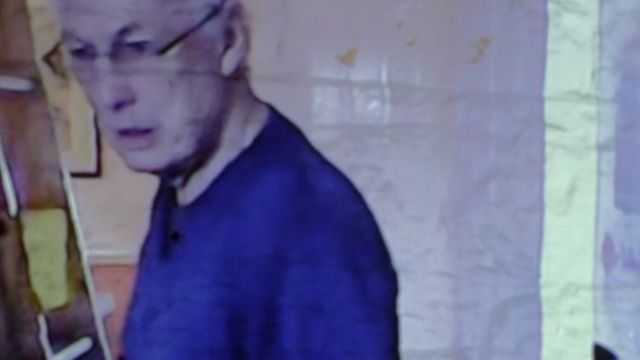
#> input picture image.jpg, 640 x 360 px
$ jupyter execute 'PDIproyectoVersión1.ipynb'
#> lines starting #> are read from the running program, lines starting #| are printed output that depends on the picture
[cell 1]
import numpy as np
from PIL import Image

def homomorphic_filter(image, filter_image):
    # Aplicar logaritmo a los píxeles de la imagen de entrada
    log_image = np.log(image)

    # Aplicar la transformada de Fourier a la imagen
    fft = np.fft.fft2(log_image)

    # Aplicar el filtro de homomorfismo
    filtered_fft = np.multiply(fft, filter_image)

    # Aplicar la transformada inversa de Fourier
    filtered_image = np.real(np.fft.ifft2(filtered_fft))

    # Aplicar exponencial a los píxeles de la imagen filtrada
    filtered_image = np.exp(filtered_image)

    # Escalar los valores a un rango de 0 a 255
    filtered_image = (filtered_image - np.min(filtered_image)) / (np.max(filtered_image) - np.min(filtered_image)) * 255

    # Convertir la imagen de vuelta a tipo entero
    filtered_image = filtered_image.astype(np.uint8)

    # Crear una imagen PIL a partir de la matriz filtrada
    filtered_image = Image.fromarray(filtered_image)

    return filtered_image

# Función auxiliar para calcular la transformada de Fourier discreta
def discrete_fourier(image, direction):
    rows, cols = len(image), len(image[0])
    result = [[0.0j] * cols for _ in range(rows)]
    for i in range(rows):
        for j in range(cols):
            sum_val = 0.0j
            for x in range(rows):
                for y in range(cols):
                    angle = direction * 2.0 * math.pi * (float(i * x) / rows + float(j * y) / cols)
                    sum_val += image[x][y] * complex(math.cos(angle), math.sin(angle))
            result[i][j] = sum_val
    return result

def line_detector_filter(image):
    # Convertir la imagen a escala de grises
    gray_image = image.convert("L")

    # Obtener dimensiones de la imagen
    width, height = gray_image.size

    # Crear una imagen vacía del mismo tamaño
    filtered_image = Image.new("L", (width, height))

    # Obtener datos de píxeles de la imagen de entrada
    pixels = gray_image.load()

    # Obtener datos de píxeles de la imagen filtrada
    filtered_pixels = filtered_image.load()

    # Máscara del filtro de detección de líneas
    mask = [[-1, -1, -1],
            [-1,  8, -1],
            [-1, -1, -1]]

    # Aplicar el filtro de detección de líneas
    for y in range(1, height-1):
        for x in range(1, width-1):
            pixel_sum = 0
            for i in range(-1, 2):
                for j in range(-1, 2):
                    pixel_sum += pixels[x+i, y+j] * mask[i+1][j+1]
            pixel_sum = max(0, min(255, pixel_sum))
            filtered_pixels[x, y] = pixel_sum

    return filtered_image


def median_filter(image, size):
    # Convertir la imagen a escala de grises
    gray_image = image.convert("L")

    # Convertir la imagen a matriz numpy
    img_array = np.array(gray_image)

    # Tamaño del filtro
    filter_size = int(size / 2)

    # Crear una matriz para almacenar los píxeles filtrados
    filtered_array = np.zeros_like(img_array)

    # Aplicar el filtro de mediana
    for i in range(filter_size, img_array.shape[0] - filter_size):
        for j in range(filter_size, img_array.shape[1] - filter_size):
            patch = img_array[i - filter_size:i + filter_size + 1, j - filter_size:j + filter_size + 1]
            filtered_array[i, j] = np.median(patch)

    # Crear una imagen PIL a partir de la matriz filtrada
    filtered_image = Image.fromarray(filtered_array)

    return filtered_image

def main():
    # Ruta de la imagen de entrada
    input_image_path = "image.jpg"

    # Cargar la imagen
    input_image = Image.open(input_image_path)
#> input_image is the input picture: PIL image 640x360 RGB; mean R, G, B 110.6, 112.2, 145.7

    # Convertir la imagen a escala de grises
    gray_image = input_image.convert("L")
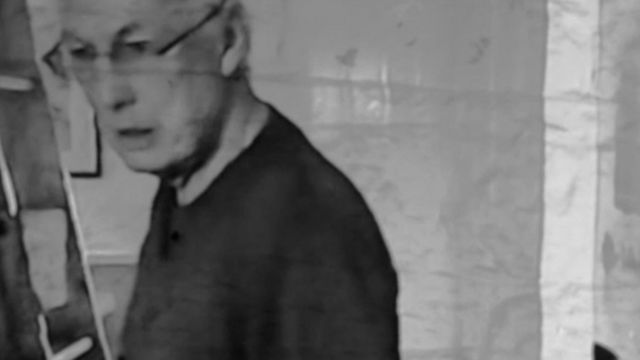
#> gray_image: PIL image 640x360 L; min 2, max 227, mean 115.6

    # Crear una imagen con el mismo tamaño y tipo de la imagen de entrada para el filtro homomórfico
    filter_image = Image.new("L", gray_image.size, 255)
#> filter_image: PIL image 640x360 L; every value is 255

    # Obtener la imagen filtrada con el filtro homomórfico
    filtered_image = homomorphic_filter(gray_image, filter_image)
#> in homomorphic_filter, `log_image = np.log(image)`:
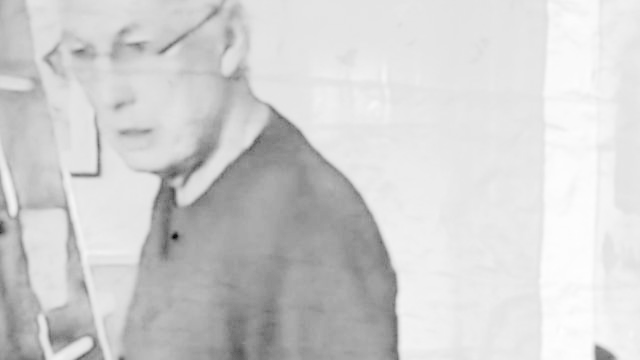
#> log_image: shape (360, 640) float16; min 0.693, max 5.43, mean 4.59; drawn with min black and max white
#> in homomorphic_filter, `filtered_image = np.exp(filtered_image)`:
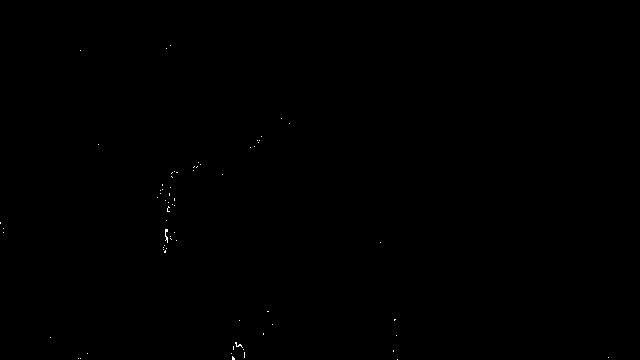
#> filtered_image: shape (360, 640) float64; 99.73% of the values are NaN or infinite; the others: min 6.11e+76, max 1.4e+307, mean inf; drawn with min black, max white, NaN and infinite black
#> in homomorphic_filter, `filtered_image = (filtered_image - np.min(filtered_image)) / (np.max(f..`: filtered_image: shape (360, 640) float64; 99.73% of the values are NaN or infinite; the others: min 0, max 0, mean 0
#> in homomorphic_filter, `filtered_image = filtered_image.astype(np.uint8)`: filtered_image: shape (360, 640); every value is 0

    # Obtener la imagen filtrada con el filtro de detección de líneas
    line_detected_image = line_detector_filter(filtered_image)

    # Obtener la imagen filtrada con el filtro de mediana (tamaño del filtro = 3)
    median_filtered_image = median_filter(line_detected_image, size=3)

    # Mostrar la imagen original y las imágenes filtradas
    input_image.show()
    line_detected_image.show()
    median_filtered_image.show()

if __name__ == "__main__":
    main()
